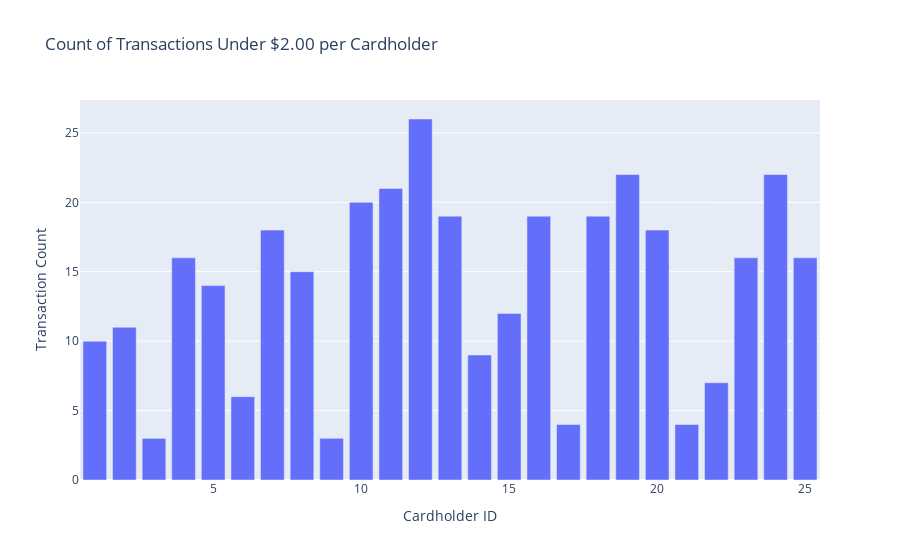

Write notebook code for a chart like this one.
### Code cell
import pandas as pd
from sqlalchemy import create_engine
import plotly.express as px

# Connect to the database (replace with your actual credentials and database)
engine = create_engine('mysql+pymysql://root:Ahasan321!@localhost/newschema')

# SQL query
query_small_transactions = """
SELECT c.ID as cardholder_id, COUNT(*) as transaction_count
FROM Transaction t
JOIN CreditCard cc ON t.CARD = cc.Card
JOIN CardHolder c ON cc.IDCardHolder = c.ID
WHERE t.AMOUNT < 2.00
GROUP BY c.ID
"""

# Execute query and load into DataFrame
df_small_transactions = pd.read_sql(query_small_transactions, engine)

# Visualization
fig = px.bar(df_small_transactions, x='cardholder_id', y='transaction_count', 
             title='Count of Transactions Under $2.00 per Cardholder')
fig.update_layout(xaxis_title='Cardholder ID', yaxis_title='Transaction Count')
fig.show()

### Figure 1 — Plotly figure (JSON) as saved in the notebook; plotly's stock layout.template omitted (floating-point values rounded to 4 significant figures)
{"data": [{"alignmentgroup": "True", "hovertemplate": "cardholder_id=%{x}<br>transaction_count=%{y}<extra></extra>", "legendgroup": "", "marker": {"color": "#636efa", "pattern": {"shape": ""}}, "name": "", "offsetgroup": "", "orientation": "v", "showlegend": false, "textposition": "auto", "type": "bar", "x": [19, 5, 1, 12, 20, 7, 10, 21, 16, 11, 24, 4, 18, 14, 8, 23, 25, 13, 15, 2, 17, 3, 6, 22, 9], "xaxis": "x", "y": [22, 14, 10, 26, 18, 18, 20, 4, 19, 21, 22, 16, 19, 9, 15, 16, 16, 19, 12, 11, 4, 3, 6, 7, 3], "yaxis": "y"}], "layout": {"barmode": "relative", "legend": {"tracegroupgap": 0}, "title": {"text": "Count of Transactions Under $2.00 per Cardholder"}, "xaxis": {"anchor": "y", "domain": [0, 1], "title": {"text": "Cardholder ID"}}, "yaxis": {"anchor": "x", "domain": [0, 1], "title": {"text": "Transaction Count"}}}}
